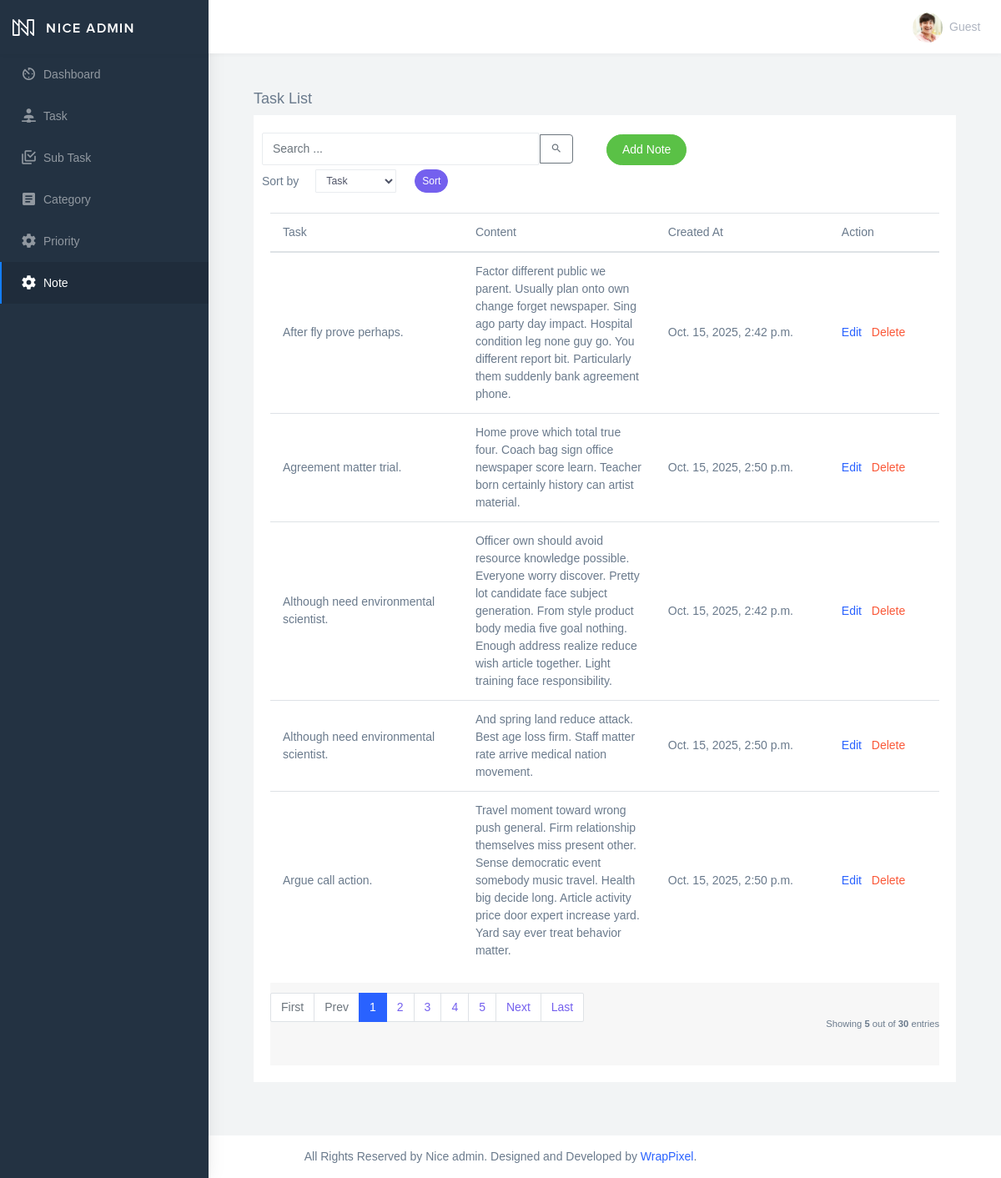
The app's page /note_list with its own data.
### to_do/models.py (models this page shows, shortened)
class BaseModel(models.Model):
    created_at = models.DateTimeField(auto_now_add=True, db_index=True)
    updated_at = models.DateTimeField(auto_now=True)
    class Meta:
        abstract = True

class Note(BaseModel):
    task = models.ForeignKey(Task, on_delete=models.CASCADE)
    content = models.TextField()

class Task(BaseModel):
    title = models.CharField(max_length=200)
    description = models.TextField(blank=True)
    deadline = models.DateTimeField(null=True, blank=True)
    priority = models.ForeignKey(Priority, on_delete=models.CASCADE)
    category = models.ForeignKey(Category, on_delete=models.CASCADE)
    status = models.CharField(
        max_length=50,
        choices=[
            ("Pending", "Pending"),
            ("In Progress", "In Progress"),
            ("Completed", "Completed"),
        ],
        default="Pending"
    )
    def __str__(self):
        return self.title

### to_do/views.py (the view)
# urls.py: path('note_list', NoteList.as_view(), name='note-list'),
class NoteList(ListView):
    model = Note
    context_object_name = 'note'
    template_name = 'note_list.html'
    paginate_by = 5
    def get_queryset(self):
        qs = super().get_queryset()
        query = self.request.GET.get('q')
        if query:
            qs = qs.filter(
                Q(task__title__icontains=query) |
                Q(content__icontains=query)
                )
        return qs
    def get_ordering(self):
        allowed = ["task__title", "content", "created_at"]
        sort_by = self.request.GET.get("sort_by")
        if sort_by in allowed:
            return sort_by
        return "task__title"

### templates/note_list.html (shortened to what this page needs)
{% extends 'base.html' %}
{% load static %}
{% block content %}
    <div class="content">
        <div class="container-fluid">
            <h4 class="page-title">Task List</h4>
            <div class="row">
                <div class="col-md-12">
                    <div class="card">
                        <br />
                                <div class="col-md-12 row">
                                <div class="col-md-6">
                                    <form class="navbar-left navbar-form nav-search mr-md-3" action="{% url 'note-list' %}">
                                    <div class="input-group">
                                        <input type="text" placeholder="Search ..." class="form-control" name="q" />
                                        <div class="input-group-append">
                                            <button type="submit" class="btn btn-outline-secondary" style="border-radius: 0 4px 4px 0;">
                                                <i class="me-2 mdi mdi-magnify"></i>
                                            </button>
                                        </div>
                                    </div>
                                    </form>
                                </div>
                                <div class="col-md-6">
                                    <div class="pull-right">
                                    <a href="{% url 'note-add' %}" class="btn btn-success btn-rounded">Add Note</a>
                                    </div>
                                </div>
                                </div>
                                <div class="col-md-12">
                                    <form method="get" class="row g-2 align-items-center">
                                    <div class="col-auto">
                                    <label for="smallSelect" class="col-form-label">Sort by</label>
                                    </div>
                                    <div class="col-auto">
                                    <select class="form-control form-control-sm" id="smallSelect" name="sort_by">
                                    <option value="task__title" {% if request.GET.sort_by == "task__title" %}selected{% endif %}>Task</option>
                                    </select>
                                    </div>
                                    <div class="col-auto">
                                    <button type="submit" class="btn btn-primary btn-sm btn-rounded">Sort</button>
                                    </div>
                                    </form>
                                </div>
                        <div class="card-body">
                            <table class="table table-hover">
                                <thead>
                                    <tr>
                                        <th scope="col">Task</th>
                                        <th scope="col">Content</th>
                                        <th scope="col">Created At</th>
                                        <th scope="col">Action</th>
                                    </tr>
                                </thead>
                                <tbody>
                                    {% for note in object_list %}
                                        <tr>
                                            <td>{{ note.task }}</td>
                                            <td>{{ note.content }}</td>
                                            <td>{{ note.created_at }}</td>
                                            <td>
                                                <a href="note_list/{{ note.id }}">Edit</a>
                                                <a href="note_list/{{ note.id }}/delete" class="text-danger mx-2">Delete</a>
                                            </td>
                                        </tr>
                                    {% endfor %}
                                </tbody>
                            </table>
                            {% include 'includes/pagination.html' %}
                        </div>
                    </div>
                </div>
            </div>
        </div>
    </div>
{% endblock %}

### static/assets/css/demo/custom.css (style rules this page uses)
.table td, .table th { white-space: normal !important; word-wrap: break-word; max-width: 200px; vertical-align: middle !important; padding: 12px 15px !important; }
.content { padding: 1.5rem; min-height: calc(100vh - 140px); }
.container-fluid { max-width: 1400px; margin: 0 auto; }
.card-body { padding: 1.25rem; }
.table td { overflow: hidden; text-overflow: ellipsis; max-height: 100px; }
.form-control { max-width: 100%; }
.btn { white-space: normal; word-wrap: break-word; margin: 2px; }

### records on screen
Note: task "After fly prove perhaps.", content "Factor different public we parent. Usually plan onto own change forget newspaper. Sing ago party day impact. Hospital condition leg none guy go. You different report bit. Particularly them suddenly bank agreement phone.", created_at "Oct. 15, 2025, 2:42 p.m."
Note: task "Agreement matter trial.", content "Home prove which total true four. Coach bag sign office newspaper score learn. Teacher born certainly history can artist material.", created_at "Oct. 15, 2025, 2:50 p.m."
Note: task "Although need environmental scientist.", content "Officer own should avoid resource knowledge possible. Everyone worry discover. Pretty lot candidate face subject generation. From style product body media five goal nothing. Enough address realize reduce wish article together. Light training face responsibility.", created_at "Oct. 15, 2025, 2:42 p.m."
Note: task "Although need environmental scientist.", content "And spring land reduce attack. Best age loss firm. Staff matter rate arrive medical nation movement.", created_at "Oct. 15, 2025, 2:50 p.m."
Note: task "Argue call action.", content "Travel moment toward wrong push general. Firm relationship themselves miss present other. Sense democratic event somebody music travel. Health big decide long. Article activity price door expert increase yard. Yard say ever treat behavior matter.", created_at "Oct. 15, 2025, 2:50 p.m."

### other values on screen
{{ page_num }} "1"
{{ page_num }} "2" "3" "4" "5"
{{ object_list.count }} "5"
{{ paginator.count }} "30"
